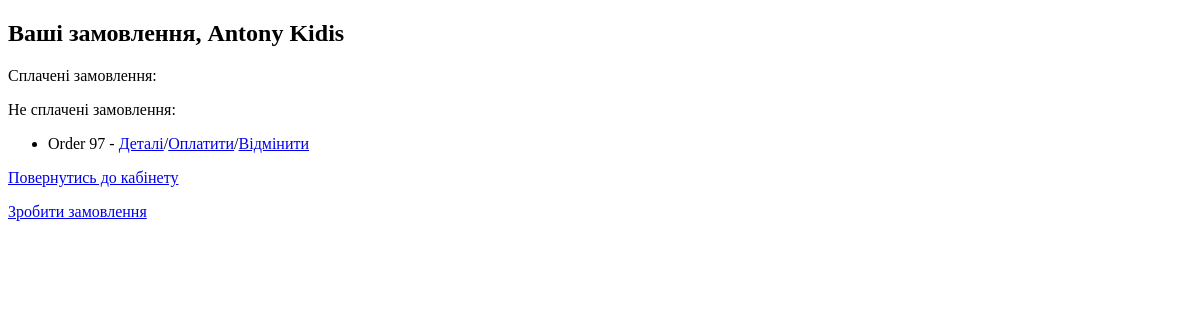
The app's page /your_orders/1, older data.
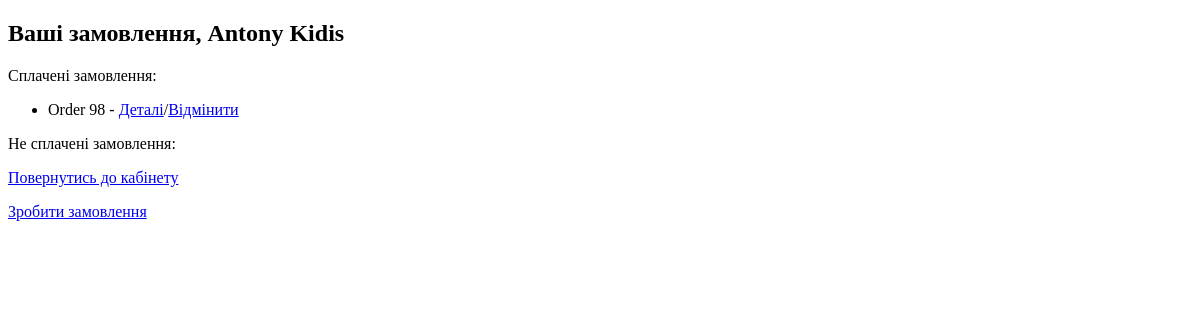
The same page, newer data.
### order_creator/models.py (models this page shows, shortened)
class Order(models.Model):
    client = models.ForeignKey(Client, on_delete=models.CASCADE,
                               related_name="orders")
    dealership = models.ForeignKey(
        Dealership, on_delete=models.CASCADE, related_name="orders"
    )
    is_paid = models.BooleanField(default=False)

### order_creator/views.py (the view)
# urls.py: path("your_orders/<int:pk>", list_of_clients_orders, name="your_orders"),
def list_of_clients_orders(request, pk):
    client = Client.objects.get(pk=pk)
    orders = Order.objects.filter(client=client)
    return render(request, "your_orders.html",
                  {"orders": orders, "client": client})

### order_creator/models.py (called while the page is built)
    def __str__(self):
        return self.name

### templates/your_orders.html (shortened to what this page needs)
{% extends "base.html" %}
{% block content %}
    <h2>Ваші замовлення, {{ client }}</h2>
    {% if orders %}
        <p>Сплачені замовлення:</p>
        <ul>
            {% for order in orders %}
                {% if order.is_paid is True %}
                    <li><p>Order {{ order.id }} - <a
                            href="/order_details/{{ order.id }}">Деталі</a>/<a
                            href="/cancel_order/{{ order.id }}">Відмінити</a>
                    </p>
                    </li>
                {% endif %}
            {% endfor %}
        </ul>
        <p>Не cплачені замовлення:</p>
        <ul>
            {% for order in orders %}
                {% if order.is_paid is False %}
                    <li><p>Order {{ order.id }} - <a
                            href="/order_details/{{ order.id }}">Деталі</a>/<a
                            href="/payment/{{ order.id }}">Оплатити</a>/<a
                            href="/cancel_order/
{{ order.id }}">Відмінити</a></p>
                    </li>
                {% endif %}
            {% endfor %}
        </ul>
    {% endif %}
    <p><a href="/personal_cabinet/{{ client.id }}">Повернутись до
        кабінету</a></p>
    <a href="/make_order/{{ client.id }}">Зробити замовлення</a>
{% endblock %}

Row changes from the older to the newer data that the page shows:
removed Order: id "97", shown under "Ваші замовлення, Antony Kidis"
added Order: id "98", shown under "Ваші замовлення, Antony Kidis"
